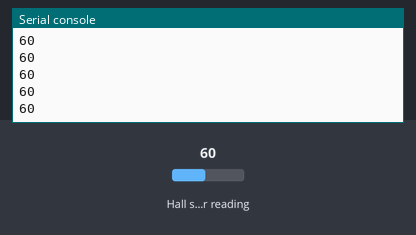
Recording of a program running on a simulated ESP32 board running MicroPython. On the bench: the last lines printed to the serial console. The inputs (shaded band) are chosen by the test bench; at power-on: Hall sensor reading 60.

Above: at 1.2 s.
1.3 s: Hall sensor reading set to -93
At 1.31 s:
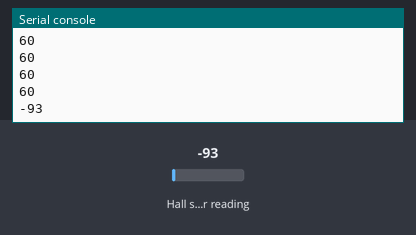
2.8 s: Hall sensor reading set to -12
At 2.81 s:
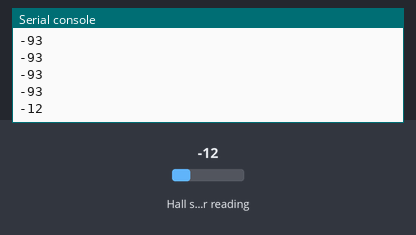
Timing chart, 0 to 5.8 s (numbered marks = the images above; inputs shaded):
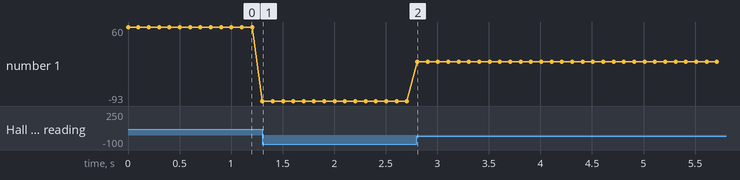

Measured:
- after the input at 1.3 s, the serial console: prints a new line at once (image 1)
- after the input at 2.8 s, the serial console: prints a new line at once (image 2)
- plotted number 1: 60 → -93 after the input at 1.3 s, -93 → -12 after the input at 2.8 s

The program:

uP_-_12.30_-_hall-sensor_test.py
```python
'''
 12.30 - Hall Sensor reading

 The ESP32 clock contains a Hall sensor which can be activated with a magnetic field.

 This script demonstrates how to read Hall sensor with the help of a small magnet.


 Components
 ----------
  - ESP32
  - A small magnet
  - Wires
  - Breadboard

 Documentation:
 Timers: http://docs.micropython.org/en/latest/esp32/quickref.html#timers
 Board control, frequency: http://docs.micropython.org/en/latest/esp32/quickref.html?highlight=osdebug#general-board-control

 Course:
 MicroPython with the ESP32
 https://techexplorations.com

'''

import esp32
from time import sleep

while True:
    print(esp32.hall_sensor())
    sleep(0.1)
```
